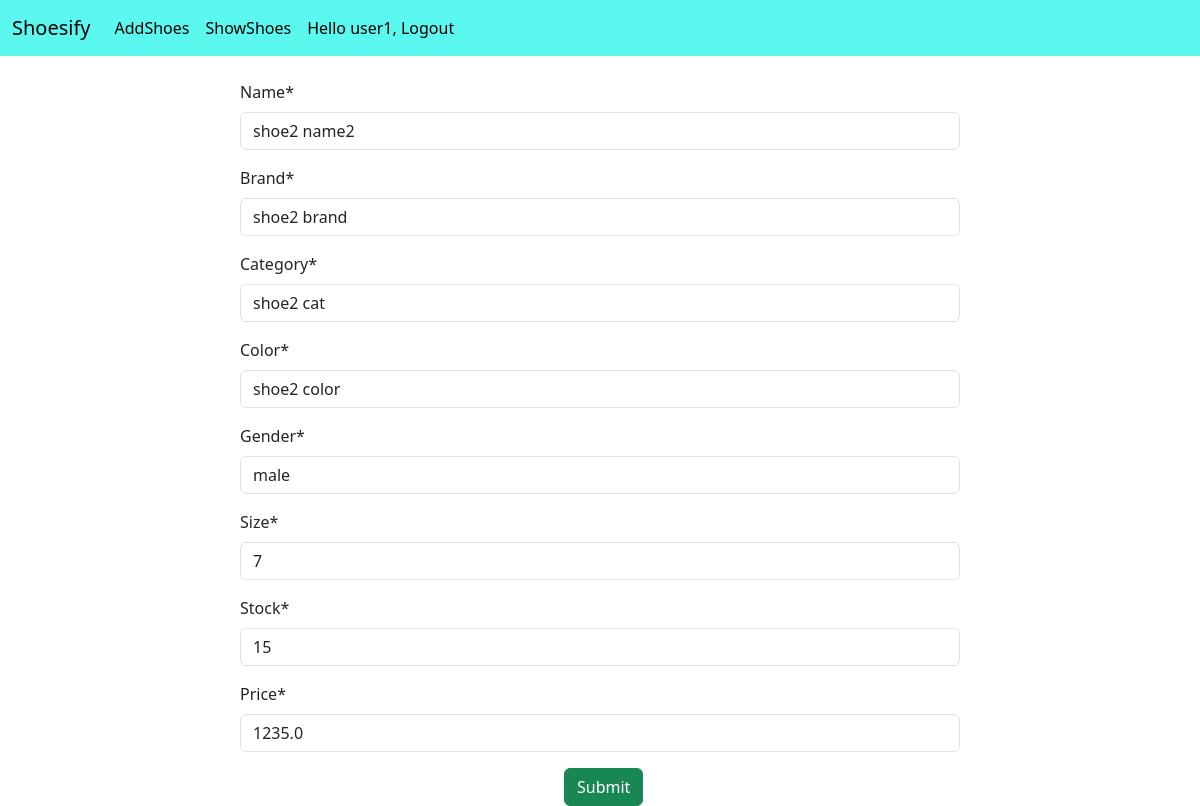
Screenshot of /shoesapp/update/3/ (signed in) with the database file from the repository.
### ShoeSApp/models.py (models this page shows)
class ShoeModel(models.Model):
    name = models.CharField(max_length=60)
    brand = models.CharField(max_length=60)
    category = models.CharField(max_length=60)
    color = models.CharField(max_length=60)
    gender = models.CharField(max_length=60)
    size = models.IntegerField()
    stock = models.IntegerField()
    price = models.FloatField()

### ShoeSApp/views.py (the view)
# urls.py: path("update/<i>/",updateShoeView, name="update-shoes"),
def updateShoeView(request,i):
    shoes_obj = ShoeModel.objects.get(id=i)
    form = ShoeModelForm(instance=shoes_obj)
    if request.method == "POST":
        form = ShoeModelForm(request.POST,instance=shoes_obj)
        if form.is_valid():
            form.save()
            return redirect("show-shoes")
    template_name = "ShoeSApp/form.html"
    context = {"form":form}
    return render(request,template_name, context)

### ShoeSApp/forms.py
class ShoeModelForm(forms.ModelForm):
    class Meta:
        model = ShoeModel
        fields = "__all__"

### templates/ShoeSApp/form.html (shortened to what this page needs)
{% extends "layout.html" %}
{% load crispy_forms_tags %}
{% block content %}
    <form method="post" style="width:60%; margin-left:20%;">
        {{ form|crispy }}
        <input type="submit" class="btn btn-success" style="margin-left:45%;">
    </form>
{% endblock %}

### templates/layout.html (shortened to what this page needs)
<!DOCTYPE html>
<html lang="en">
<head>
    <link href="https://cdn.jsdelivr.net/npm/bootstrap@5.3.7/dist/css/bootstrap.min.css" rel="stylesheet">
</head>
<body>
    <nav class="navbar navbar-expand-lg" style="background-color: #5AF8EF;">
  <div class="container-fluid">
    <a class="navbar-brand" href="#">Shoesify</a>
    <div class="collapse navbar-collapse" id="navbarNavAltMarkup">
      <div class="navbar-nav">
        <a class="nav-link active" href="{% url 'add-shoes' %}">AddShoes</a>
        <a class="nav-link active" href="{% url 'show-shoes' %}">ShowShoes</a>
          {% if user.is_authenticated %}
            <a class="nav-link active" href="{% url 'logout' %}">Hello {{user.username}}, Logout</a>
          {% else %}
            <a class="nav-link active" href="{% url 'register' %}">Register</a>
            <a class="nav-link active" href="{% url 'login' %}">Login</a>
          {% endif %}
      </div>
    </div>
  </div>
</nav><br>
    {% block content %}{% endblock %}
</body>
</html>

### rows the page displays
ShoeModel: name "shoe2 name2", brand "shoe2 brand", category "shoe2 cat", color "shoe2 color", gender "male", size "7", stock "15", price "1235.0"

### other values shown
{{ user.username }} "user1"
